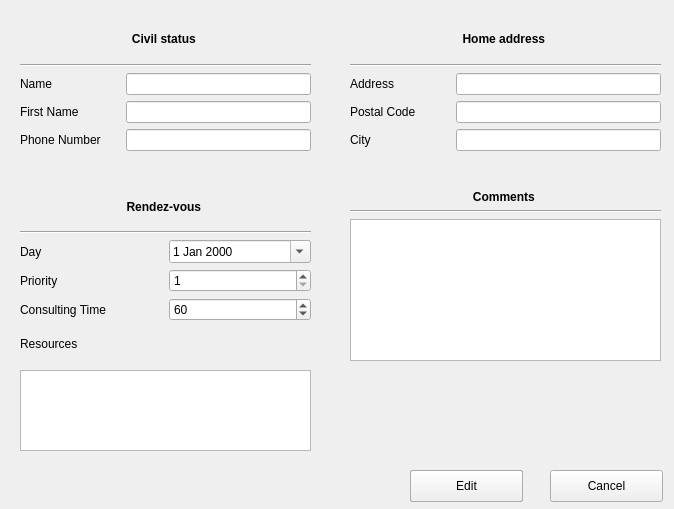
<?xml version="1.0" encoding="UTF-8"?>
<ui version="4.0">
 <class>CustomerController</class>
 <widget class="QDialog" name="CustomerController">
  <property name="geometry">
   <rect>
    <x>0</x>
    <y>0</y>
    <width>674</width>
    <height>509</height>
   </rect>
  </property>
  <property name="windowTitle">
   <string>Customer</string>
  </property>
  <widget class="QPushButton" name="add">
   <property name="geometry">
    <rect>
     <x>410</x>
     <y>470</y>
     <width>113</width>
     <height>32</height>
    </rect>
   </property>
   <property name="text">
    <string>Add</string>
   </property>
  </widget>
  <widget class="QWidget" name="gridLayoutWidget">
   <property name="geometry">
    <rect>
     <x>20</x>
     <y>20</y>
     <width>291</width>
     <height>131</height>
    </rect>
   </property>
   <layout class="QGridLayout" name="layoutCivilStatus" rowstretch="0,0,0,0,0" columnstretch="0,0" columnminimumwidth="100,0">
    <item row="4" column="0">
     <widget class="QLabel" name="phoneNumber">
      <property name="text">
       <string>Phone Number</string>
      </property>
     </widget>
    </item>
    <item row="3" column="1">
     <widget class="QLineEdit" name="editFirstName">
      <property name="inputMask">
       <string/>
      </property>
     </widget>
    </item>
    <item row="2" column="1">
     <widget class="QLineEdit" name="editName">
      <property name="inputMask">
       <string/>
      </property>
      <property name="text">
       <string/>
      </property>
     </widget>
    </item>
    <item row="3" column="0">
     <widget class="QLabel" name="firstName">
      <property name="text">
       <string>First Name</string>
      </property>
     </widget>
    </item>
    <item row="2" column="0">
     <widget class="QLabel" name="name">
      <property name="text">
       <string>Name</string>
      </property>
     </widget>
    </item>
    <item row="4" column="1">
     <widget class="QLineEdit" name="editPhoneNumber"/>
    </item>
    <item row="0" column="0" colspan="2">
     <widget class="QLabel" name="civilStatus">
      <property name="text">
       <string>&lt;b&gt; Civil status &lt;/b&gt;</string>
      </property>
      <property name="textFormat">
       <enum>Qt::AutoText</enum>
      </property>
      <property name="alignment">
       <set>Qt::AlignCenter</set>
      </property>
     </widget>
    </item>
    <item row="1" column="0" colspan="2">
     <widget class="Line" name="line">
      <property name="orientation">
       <enum>Qt::Horizontal</enum>
      </property>
     </widget>
    </item>
   </layout>
   <zorder>name</zorder>
   <zorder>firstName</zorder>
   <zorder>line</zorder>
   <zorder>editFirstName</zorder>
   <zorder>civilStatus</zorder>
   <zorder>phoneNumber</zorder>
   <zorder>editPhoneNumber</zorder>
   <zorder>editName</zorder>
  </widget>
  <widget class="QWidget" name="gridLayoutWidget_4">
   <property name="geometry">
    <rect>
     <x>350</x>
     <y>190</y>
     <width>311</width>
     <height>171</height>
    </rect>
   </property>
   <layout class="QGridLayout" name="layoutComments">
    <item row="0" column="0">
     <widget class="QLabel" name="comments">
      <property name="text">
       <string>&lt;b&gt; Comments &lt;/b&gt;</string>
      </property>
      <property name="alignment">
       <set>Qt::AlignCenter</set>
      </property>
     </widget>
    </item>
    <item row="1" column="0">
     <widget class="Line" name="line_4">
      <property name="orientation">
       <enum>Qt::Horizontal</enum>
      </property>
     </widget>
    </item>
    <item row="2" column="0">
     <widget class="QTextEdit" name="editComments"/>
    </item>
   </layout>
  </widget>
  <widget class="QWidget" name="gridLayoutWidget_3">
   <property name="geometry">
    <rect>
     <x>20</x>
     <y>190</y>
     <width>291</width>
     <height>171</height>
    </rect>
   </property>
   <layout class="QGridLayout" name="layoutRendezVous">
    <item row="2" column="0">
     <widget class="QLabel" name="dayRendezVous">
      <property name="text">
       <string>Day</string>
      </property>
     </widget>
    </item>
    <item row="4" column="1">
     <widget class="QSpinBox" name="editConsultingTime">
      <property name="maximum">
       <number>9999</number>
      </property>
      <property name="value">
       <number>60</number>
      </property>
     </widget>
    </item>
    <item row="0" column="0" colspan="2">
     <widget class="QLabel" name="rendezVous">
      <property name="text">
       <string>&lt;b&gt; Rendez-vous &lt;/b&gt;</string>
      </property>
      <property name="alignment">
       <set>Qt::AlignCenter</set>
      </property>
     </widget>
    </item>
    <item row="4" column="0">
     <widget class="QLabel" name="consultingTime">
      <property name="text">
       <string>Consulting Time</string>
      </property>
     </widget>
    </item>
    <item row="3" column="1">
     <widget class="QSpinBox" name="priorityList">
      <property name="minimum">
       <number>1</number>
      </property>
      <property name="maximum">
       <number>5</number>
      </property>
     </widget>
    </item>
    <item row="1" column="0" colspan="2">
     <widget class="Line" name="line_3">
      <property name="orientation">
       <enum>Qt::Horizontal</enum>
      </property>
     </widget>
    </item>
    <item row="2" column="1">
     <widget class="QDateEdit" name="editDate">
      <property name="calendarPopup">
       <bool>true</bool>
      </property>
     </widget>
    </item>
    <item row="3" column="0">
     <widget class="QLabel" name="priority">
      <property name="text">
       <string>Priority</string>
      </property>
     </widget>
    </item>
    <item row="5" column="0">
     <widget class="QLabel" name="label">
      <property name="text">
       <string>Resources</string>
      </property>
     </widget>
    </item>
   </layout>
  </widget>
  <widget class="QPushButton" name="cancel">
   <property name="geometry">
    <rect>
     <x>550</x>
     <y>470</y>
     <width>113</width>
     <height>32</height>
    </rect>
   </property>
   <property name="text">
    <string>Cancel</string>
   </property>
  </widget>
  <widget class="QWidget" name="gridLayoutWidget_2">
   <property name="geometry">
    <rect>
     <x>350</x>
     <y>20</y>
     <width>311</width>
     <height>131</height>
    </rect>
   </property>
   <layout class="QGridLayout" name="layoutAddress" columnminimumwidth="100,0">
    <item row="4" column="1">
     <widget class="QLineEdit" name="editPostalCode"/>
    </item>
    <item row="2" column="1">
     <widget class="QLineEdit" name="editAddress"/>
    </item>
    <item row="2" column="0">
     <widget class="QLabel" name="adress">
      <property name="text">
       <string>Address</string>
      </property>
     </widget>
    </item>
    <item row="4" column="0">
     <widget class="QLabel" name="postalCode">
      <property name="text">
       <string>Postal Code</string>
      </property>
     </widget>
    </item>
    <item row="5" column="0">
     <widget class="QLabel" name="city">
      <property name="text">
       <string>City</string>
      </property>
     </widget>
    </item>
    <item row="5" column="1">
     <widget class="QLineEdit" name="editCity"/>
    </item>
    <item row="0" column="0" colspan="2">
     <widget class="QLabel" name="homeAddress">
      <property name="text">
       <string>&lt;b&gt; Home address &lt;/b&gt;</string>
      </property>
      <property name="alignment">
       <set>Qt::AlignCenter</set>
      </property>
     </widget>
    </item>
    <item row="1" column="0" colspan="2">
     <widget class="Line" name="line_2">
      <property name="orientation">
       <enum>Qt::Horizontal</enum>
      </property>
     </widget>
    </item>
   </layout>
  </widget>
  <widget class="QPushButton" name="edit">
   <property name="geometry">
    <rect>
     <x>410</x>
     <y>470</y>
     <width>113</width>
     <height>32</height>
    </rect>
   </property>
   <property name="text">
    <string>Edit</string>
   </property>
  </widget>
  <widget class="QListWidget" name="resourcesList">
   <property name="geometry">
    <rect>
     <x>20</x>
     <y>370</y>
     <width>291</width>
     <height>81</height>
    </rect>
   </property>
   <property name="selectionMode">
    <enum>QAbstractItemView::MultiSelection</enum>
   </property>
  </widget>
 </widget>
 <tabstops>
  <tabstop>editName</tabstop>
  <tabstop>editFirstName</tabstop>
  <tabstop>editPhoneNumber</tabstop>
  <tabstop>editAddress</tabstop>
  <tabstop>editPostalCode</tabstop>
  <tabstop>editCity</tabstop>
  <tabstop>editDate</tabstop>
  <tabstop>editConsultingTime</tabstop>
  <tabstop>editComments</tabstop>
  <tabstop>add</tabstop>
  <tabstop>cancel</tabstop>
  <tabstop>edit</tabstop>
 </tabstops>
 <resources/>
 <connections/>
</ui>
